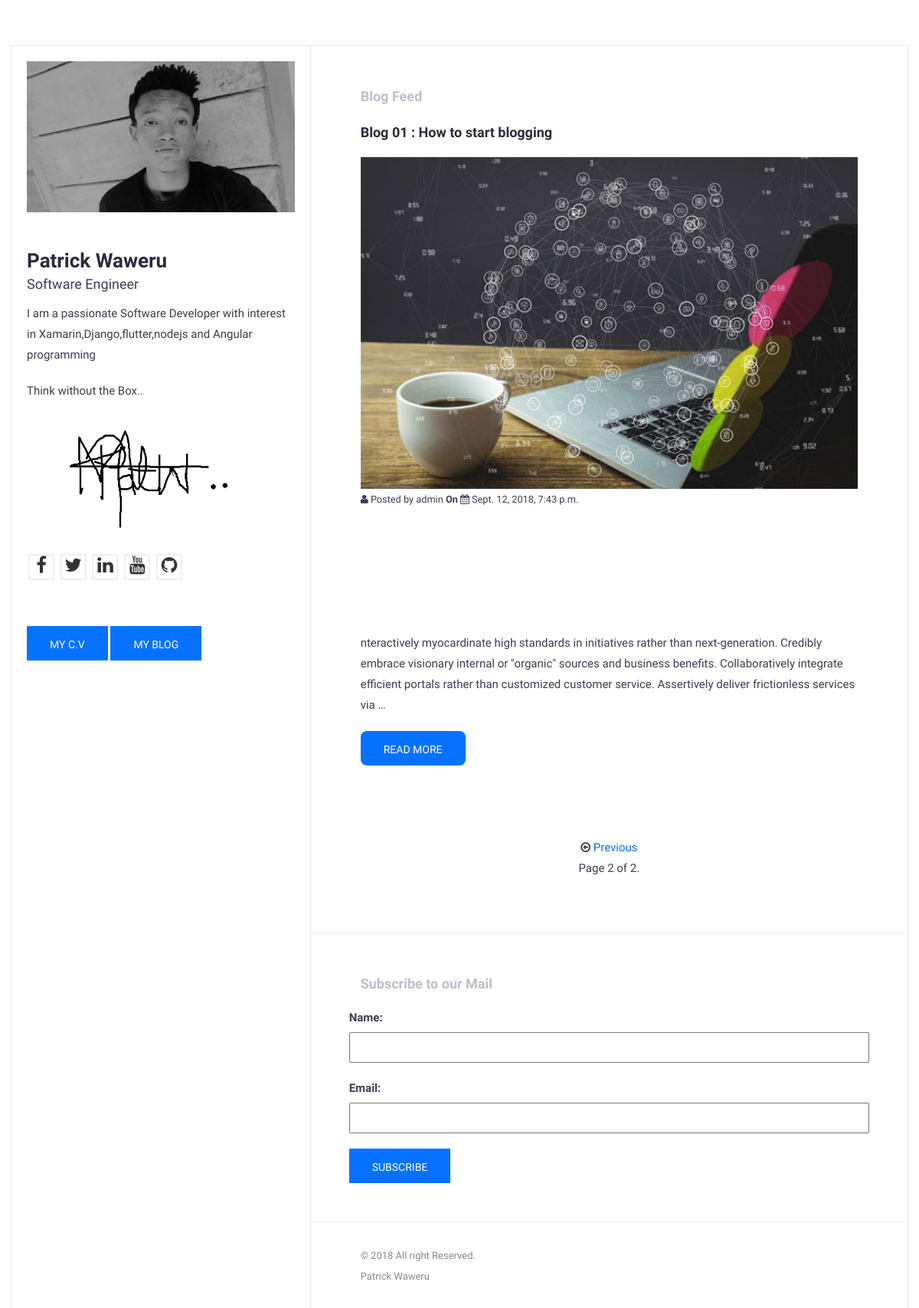
Screenshot of /blog/?page=2 with the database file from the repository.
### blog/models.py (models this page shows, shortened)
class Post(models.Model):
    STATUS_CHOICES = (
        ('draft', 'Draft'),
        ('published', 'Published'),
    )
    title = models.CharField(max_length=250)
    slug = models.SlugField(max_length=250, unique_for_date='publish')
    author = models.ForeignKey(User, related_name='blog_posts')
    imagew600h400 = models.ImageField()
    content = HTMLField('Content')
    publish = models.DateTimeField(default=timezone.now)
    created = models.DateTimeField(auto_now_add=True)
    updated = models.DateTimeField(auto_now=True)
    status = models.CharField(max_length=10, choices=STATUS_CHOICES, default='draft')
    objects = models.Manager()
    published = PublishedManager()
    class Meta:
        ordering = ('-publish',)
    def get_absolute_url(self):
        return reverse('blog:post_detail_view', args=[self.publish.year, self.publish.strftime('%m'),self.publish.strftime('%d'),self.slug])

### blog/views.py (the view)
def post_list_view(request):
    object_list = Post.published.all()
    paginator = Paginator(object_list, 4) # 4 posts in each page
    page = request.GET.get('page')
    try:
        posts = paginator.page(page)
    except PageNotAnInteger:    # If page is not an integer deliver the first page
        posts = paginator.page(1)
    except EmptyPage:        # If page is out of range deliver last page of results
        posts = paginator.page(paginator.num_pages)
    if request.method == 'POST':
        form = subscribeForm(data=request.POST)
        if form.is_valid():
            message = form.save(commit=False)
            if subscriber.objects.filter(Email = message.Email).exists():
                messages.warning(request,  "Your Email already exists in our Databases")
            else:
                message.save()
                Name = request.POST.get( 'Name', '')
                Email = request.POST.get( 'Email', '')
                Subject = 'Welcome to Patrick Blog'
                message = 'Dear %s \nWelcome to my blog, Thanks for Subscribing to our mail.\n By signing up you agree with our terms and Conditions where they apply. ' %(Name)
                emailFrom =  settings.EMAIL_HOST_USER
                emailTo =  Email
                send_mail(Subject,message,emailFrom,[emailTo],fail_silently=True)
                messages.success(request,  "You Successfully subscribed")
        return redirect('/blog')
    else:
        form = subscribeForm()
    return render(request,'blog/list.html',{'page': page,'form':form,'posts': posts})

### blog/forms.py
class subscribeForm(forms.ModelForm):
	class Meta:
		model = subscriber
		Name = forms.CharField(required=True, widget=forms.TextInput(
        attrs={
            'class' : 'form-control',
            'placeholder' : 'Full Name' } ))
		Email = forms.EmailField(required=True,  widget=forms.EmailInput(
        attrs={
            'class' : 'form-control',
            'placeholder' : 'Email' } ))
		fields = ('Name','Email')

### blog/models.py (called while the page is built)
    def get_queryset(self):
        return super(PublishedManager,self).get_queryset().filter(status='published')

### blog/templates/blog/list.html (shortened to what this page needs)
{% extends "blog/master.html" %}
{% load static %}
{% block content %}
    {% for post in posts %}
    <div class="row">
        <div class="col-md-12">
            <div class="expertise-item">
                <h2>{{ post.title }}</h2>
                <img style="width:100%" src="{{ post.imagew600h400.url }}" alt=""><br>
                <small> <i class="fa fa-user" aria-hidden="true"></i> Posted by {{ post.author }} <b>On</b>
                    <i class="fa fa-calendar" aria-hidden="true"></i> {{ post.publish }}
                </small>
                <p> {{ post.content |safe |truncatewords:42 |linebreaks }} </p>
                 <a href=" {{ post.get_absolute_url }}"><button style="border-radius: 8px" type="submit" class="btn btn-primary">Read More</button></a>
            </div>
        </div>
    </div>
    <br><br>
    {% endfor %}
    {% include "blog/pagination.html" with page=posts %}
{% endblock %}

### blog/static/css/style.css (style rules this page uses)
body { font-family : 'Hind', sans-serif; font-size : 15px; line-height : 1.8em; color : #3d3d50; font-weight : 300; background : url("../img/pattern-bg.html") fixed; }
h1, h2, h3, h4, h5, h6 { margin : 0 0 15px; color : #2b2b3d; }
h2 { font-size : 18px; line-height : 1.8em; font-weight : 700; }
a { color : rgb(7, 114, 255); text-decoration : none; -webkit-transition : all 0.3s ease 0s; -moz-transition : all 0.3s ease 0s; -o-transition : all 0.3s ease 0s; transition : all 0.3s ease 0s; }
a, a:active, a:focus, a:active { text-decoration : none; outline : none }
p { margin-bottom : 20px; }
.btn { padding : 14px 30px 11px; margin-bottom : 0; font-size : 14px; font-weight : 500; border-radius : 0; border : 0; text-transform : uppercase; }
.btn-primary { background-color : rgb(7, 114, 255); }
.expertise-item { margin-bottom : 20px; }

### blog/templates/blog/master.html (style rules this page uses)
input { width: 100%; height: 40px; }

### rows the page displays
Post: title "Blog 01 : How to start blogging", imagew600h400 (picture), author "admin", publish "Sept. 12, 2018, 7:43 p.m.", content "nteractively myocardinate high standards in initiatives rather than next-generation. Credibly embrace visionary internal or \"organic\" sources and business benefits. Collaboratively integrate efficient portals rather than customized customer service. Assertively deliver frictionless services via …"

### other values shown
{{ page.number }} "2"
{{ page.paginator.num_pages }} "2"
